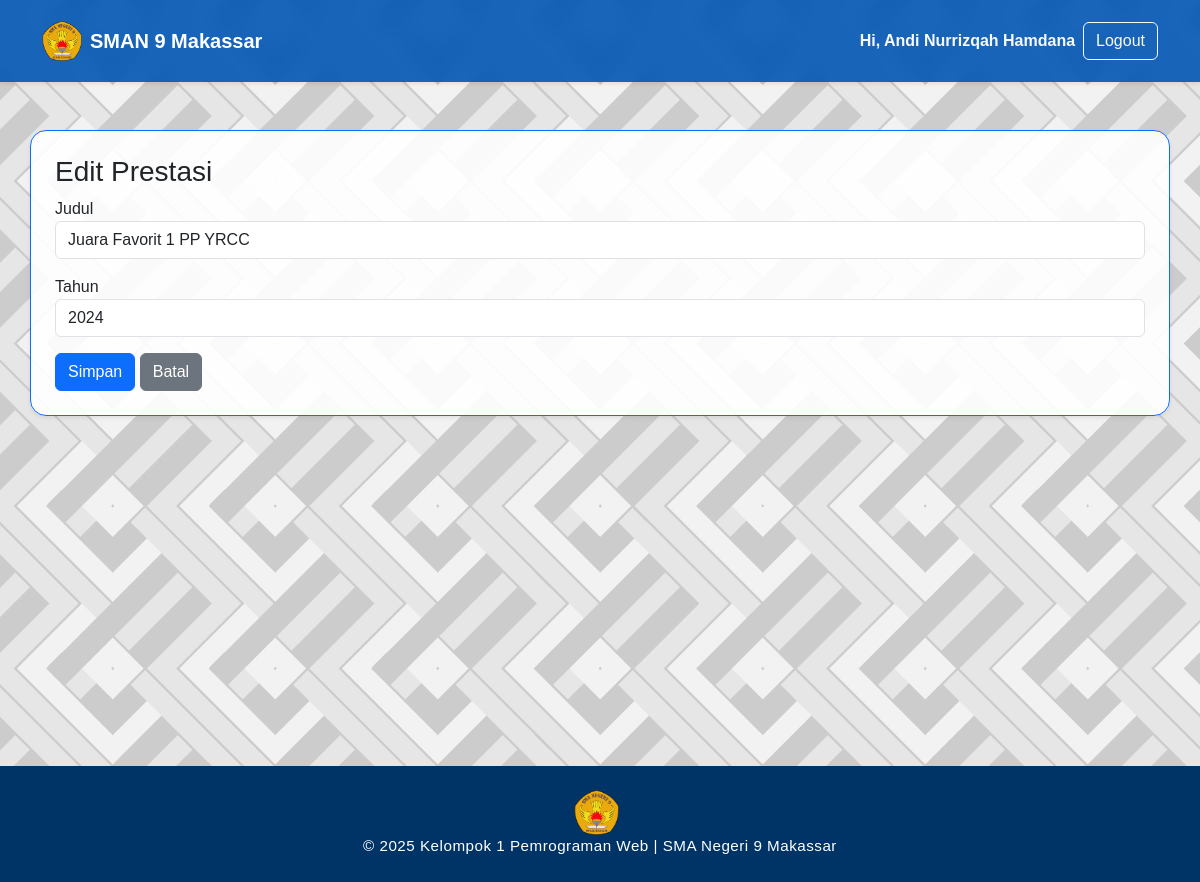
The app's page /admin/ekstrakurikuler/edit_prestasi.php?id=3&ek=2 (signed in) with its own data.
### tables this page shows
CREATE TABLE `anggota` (
  `nim` varchar(12) NOT NULL,
  `nama` varchar(50) NOT NULL,
  `kelas` varchar(10) NOT NULL,
  `alamat` varchar(50) NOT NULL,
  `asal_sekolah` varchar(50) NOT NULL,
  `motto` varchar(50) NOT NULL,
  `pengalaman` text NOT NULL,
  `gambar` varchar(255) DEFAULT NULL
);

CREATE TABLE `ekstra_prestasi` (
  `id` int(11) NOT NULL,
  `ekstrakurikuler_id` int(11) NOT NULL,
  `prestasi` varchar(255) NOT NULL,
  `gambar` varchar(255) DEFAULT NULL,
  `tahun` year(4) DEFAULT NULL,
  `created_at` timestamp NOT NULL DEFAULT current_timestamp()
);

### includes/config.php (called while the page is built)
<?php
$base_url = "http://" . $_SERVER['HTTP_HOST'] . "/klp1pemrogweb/";

### admin/ekstrakurikuler/edit_prestasi.php (the view, shortened to what this page needs)
<?php
require_once("../../includes/config.php");
require("../../includes/db_connect.php");
require("../../includes/header.php");
require("../../includes/admin_navbar.php");
$id = isset($_GET['id']) ? (int)$_GET['id'] : 0;
$ekid = isset($_GET['ek']) ? (int)$_GET['ek'] : 0;
$stmt = $mysqli->prepare("SELECT * FROM ekstra_prestasi WHERE id=? AND ekstrakurikuler_id=? LIMIT 1");
$stmt->bind_param('ii',$id,$ekid);
$stmt->execute();
$res = $stmt->get_result();
$row = $res->fetch_assoc();
?>
<div id="page" class="d-flex flex-column min-vh-100">
  <main class="flex-fill">
    <div class="container my-5 card border-primary shadow-sm p-4">
      <h3>Edit Prestasi</h3>
      <form method="post" enctype="multipart/form-data">
        <div class="mb-3"><label>Judul</label><input name="prestasi" class="form-control" value="<?=htmlspecialchars($row['prestasi'])?>"></div>
        <div class="mb-3"><label>Tahun</label><input name="tahun" class="form-control" value="<?=htmlspecialchars($row['tahun'])?>"></div>
        <button class="btn btn-primary">Simpan</button>
        <a class="btn btn-secondary" href="info.php?id=<?=$ekid?>">Batal</a>
      </form>
    </div>
  </main>
<?php require_once("../../includes/footer.php"); ?>

### includes/admin_navbar.php (shortened to what this page needs)
<?php
$nama_user = null;
if (!empty($_SESSION['user']['nim'])) {
  $nim = $_SESSION['user']['nim'];
  $stmt = $mysqli->prepare("SELECT nama FROM anggota WHERE nim = ?");
  $stmt->bind_param("s", $nim);
  $stmt->execute();
  $stmt->bind_result($nama_user);
}
?>
<nav class="navbar navbar-expand-lg navbar-dark bg-primary shadow-sm py-3">
  <div class="container">
    <a class="navbar-brand d-flex align-items-center" href="<?= $base_url ?>">
      <img
        src="<?= $base_url ?>assets/images/lainnya/lambang.png"
        width="40"
        alt="logo"
        class="me-2"
      />
      <span class="fw-bold">SMAN 9 Makassar</span>
    </a>
    <div class="collapse navbar-collapse" id="mainNav">
      <ul class="navbar-nav ms-auto fw-semibold d-flex align-items-center">
      <?php if (!empty($_SESSION['user']['nim'])): ?>
        <li class="nav-item">
          <span class="me-2 text-light">Hi, <?= htmlspecialchars($nama_user ?? $_SESSION['user']['nim']) ?></span>
        </li>
        <li class="nav-item">
          <a href="/klp1pemrogweb/model/logout.php" type="button" class="btn btn-outline-light ">Logout</a>
        </li>
      <?php endif; ?>
      </ul>
    </div>
  </div>
</nav>

### assets/css/style.css (style rules this page uses)
body { background: url("../images/bg/bg.jpg") repeat center center fixed; transition: background-color 0.5s ease, color 0.5s ease; background-size: auto; font-family: "Poppins", sans-serif; color: #212529; scroll-behavior: smooth; }
html, body { height: 100%; }
.navbar { backdrop-filter: blur(8px); background-color: rgba(0, 86, 179, 0.9) !important; }
#page { min-height: 100vh; display: flex; flex-direction: column; }
main { flex: 1 0 auto; }
.fade-in { opacity: 0; transform: translateY(20px); transition: all 0.8s ease; }
.fade-in.show { opacity: 1; transform: translateY(0); }
.card-custom, .card { background-color: rgba(255, 255, 255, 0.9); border-radius: 16px; transition: all 0.3s ease; }

### records on screen
anggota: nama "Andi Nurrizqah Hamdana"
ekstra_prestasi: prestasi "Juara Favorit 1 PP YRCC", tahun "2024"
